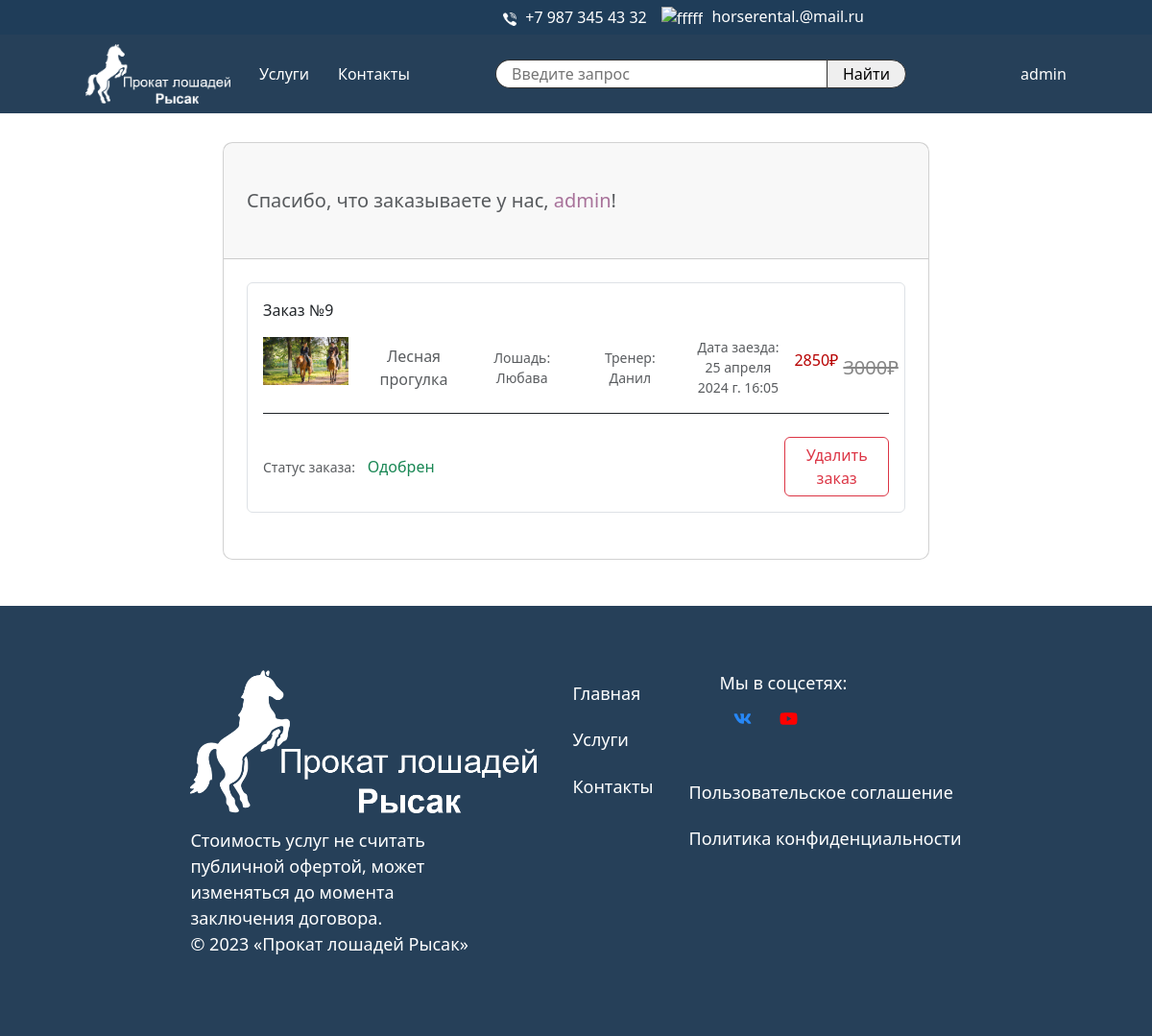
The page /auth/my_orders/admin/ on the database as committed earlier.
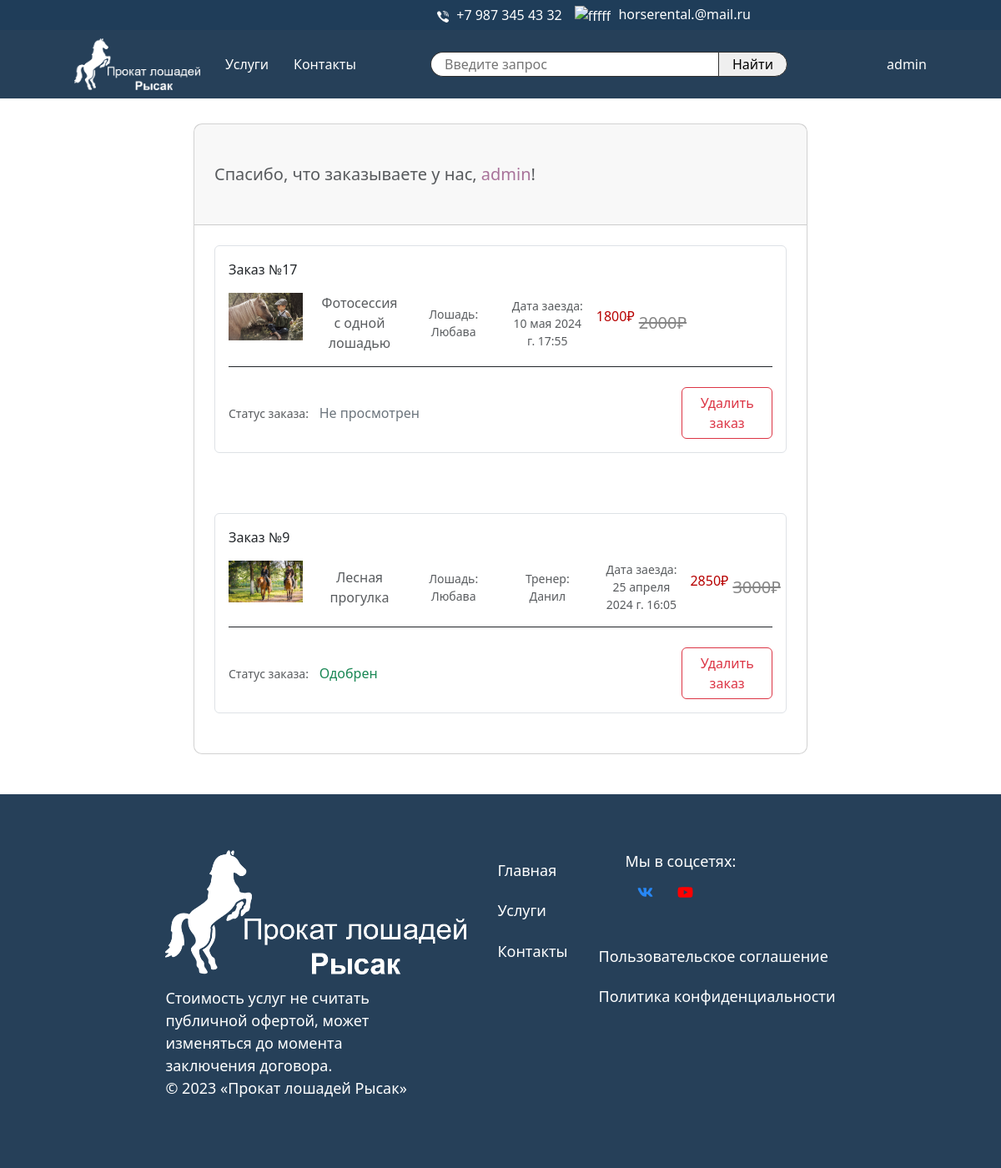
The same page on the database as committed later.
### horse/models.py (models this page shows, shortened)
class Order(models.Model):
    class Status(models.TextChoices):
        new = 'new', 'Не просмотрен'
        access = 'access', 'Одобрен'
        danger = 'danger', 'Отказан'
    services = models.ForeignKey(Services, on_delete=models.CASCADE, blank=False, null=False, verbose_name='Услуга')
    user = models.ForeignKey(User, on_delete=models.CASCADE, verbose_name='Пользователь')
    date_start = models.DateTimeField(auto_now_add=False, verbose_name='Дата заезда')
    date_of_create = models.DateTimeField(auto_now=True, verbose_name='Дата заказа')
    trainer = models.ForeignKey(Trainer, on_delete=models.SET_NULL, blank=True, null=True, verbose_name='Тренер')
    horse = models.ForeignKey(Horse, on_delete=models.SET_NULL, blank=True, null=True, verbose_name='Лошадь')
    status = models.CharField(max_length=20, choices=Status.choices, default=Status.new, verbose_name='Статус заказа')
    class Meta:
        ordering = ('-date_of_create',)
        verbose_name = 'Заказ'
        verbose_name_plural = 'Заказы'
    def __str__(self):
        return f'Заказ №{self.id}'

class Services(models.Model):
    service_name = models.CharField(max_length=30, verbose_name='Наименование')
    service_img = models.ImageField(upload_to='%Y/%m/%d/', verbose_name='Фото')
    service_sell = models.IntegerField(verbose_name='Цена')
    sale = models.IntegerField('Скидка в процентах', null=True, default=0)
    horse = models.ManyToManyField(Horse, verbose_name='Порода', blank=True, symmetrical=False)
    trainer = models.ManyToManyField(Trainer, verbose_name='Тренер', blank=True, symmetrical=True)
    training = models.ForeignKey(Training, on_delete=models.CASCADE, verbose_name='Тренировки')
    route = models.ForeignKey(Route, on_delete=models.CASCADE, verbose_name='Описание')
    class Meta:
        ordering = ('service_name',)
        verbose_name = 'Услуга'
        verbose_name_plural = 'Услуги'
    @property
    def sell(self):
        return int(self.service_sell * (100 - self.sale) / 100)

class Horse(models.Model):
    horse_name = models.CharField(max_length=30, verbose_name='Имя')
    horse_img = models.ImageField(upload_to='%Y/%m/%d/', verbose_name='Фото')
    breed = models.CharField(max_length=30, verbose_name='Порода')
    status = models.CharField(max_length=50, verbose_name='Статус')
    birthday = models.DateField(auto_now_add=False, verbose_name='День рождения')
    trainer = models.ManyToManyField(Trainer, verbose_name='Тренер')
    class Meta:
        ordering = ('horse_name',)
        verbose_name = 'Лошадь'
        verbose_name_plural = 'Лошади'
    def __str__(self):
        return self.horse_name

class Trainer(models.Model):
    name = models.CharField(max_length=30, verbose_name='Имя')
    image = models.ImageField(upload_to='%Y/%m/%d/', verbose_name='Фото')
    sername = models.CharField(max_length=30, verbose_name='Фамилия')
    lastname = models.CharField(max_length=30, verbose_name='Отчество', blank=True)
    date_of_employment = models.DateField(auto_now_add=False, verbose_name='Дата устройства')
    types_training_name = models.ForeignKey(Types_of_training, on_delete=models.CASCADE, verbose_name='Виды тренировок')
    class Meta:
        ordering = ('name',)
        verbose_name = 'Тренер'
        verbose_name_plural = 'Тренера'
    def __str__(self):
        return self.name

### horse_reg/views.py (the view)
# urls.py: path('my_orders/<str:username>/', views.my_orders, name='my_orders'),
def my_orders(request, username):
    user = get_object_or_404(User, username=username)
    order = Order.objects.filter(user=user)
    return render(request, 'horse_reg/my_orders.html', {'user': user, 'order': order})

### horse_reg/templates/horse_reg/my_orders.html (shortened to what the changed rows need)
{% extends 'layout.html' %}
{% load static %}
{% load thumbnail %}
{% block content %}
    <section style="margin-top: 100px;" class="h-100 gradient-custom">
        <div class="container py-5 h-100">
            <div class="row d-flex justify-content-center align-items-center h-100">
                <div class="col-lg-10 col-xl-8">
                    <div class="card" style="border-radius: 10px;">
                        {% for item in order %}
                            <div class="card-body p-4">
                                <div class="card shadow-0 border mb-4">
                                    <div class="card-body">
                                        <p>{{ item }}</p>
                                        <div class="row">
                                            <div class="col-md-2">
                                                <img src="{{ item.services.service_img.url }}"
                                                     class="img-fluid" alt="Phone">
                                            </div>
                                            <div class="col-md-2 text-center d-flex justify-content-center align-items-center">
                                                <p class="text-muted mb-0">{{ item.services.service_name }}</p>
                                            </div>
                                            <div class="col-md-2 text-center d-flex justify-content-center align-items-center">
                                                <p class="text-muted mb-0 small">Лошадь: {{ item.horse }}</p>
                                            </div>
                                            {% if item.trainer != null %}
                                                <div class="col-md-2 text-center d-flex justify-content-center align-items-center">
                                                    <p class="text-muted mb-0 small">Тренер: {{ item.trainer }}</p>
                                                </div>
                                            {% endif %}
                                            <div class="col-md-2 text-center d-flex justify-content-center align-items-center">
                                                <p class="text-muted mb-0 small">Дата заезда: {{ item.date_start }}</p>
                                            </div>
                                            <div class="col-md-2 text-center d-flex justify-content-center align-items-center">
                                                <p class="text-muted mb-0 small">
                                                    {% if item.services.sale %}
                                                        <p style="color: #b70000">{{ item.services.sell }}₽</p>
                                                        <span style="font-size: 20px; color: #868686; padding-left: 5px; text-decoration: line-through;"> {{ item.services.service_sell }}₽ </span>
                                                    {% else %}
                                                        <p style="color: #b70000">{{ item.services.service_sell }}₽</p>
                                                    {% endif %}
                                                </p>
                                            </div>
                                        </div>
                                        <hr class="mb-4" style="background-color: #e0e0e0; opacity: 1;">
                                        <div class="d-flex align-items-center">
                                            <div class="col-md-2">
                                                <p class="text-muted mb-0 small">Статус заказа: </p>
                                            </div>
                                            <div class="col-md d-flex">
                                                {% if item.status == 'new' %}
                                                    <p class="text-secondary mb-0">{{ item.get_status_display }}</p>
                                                {% elif item.status == 'access' %}
                                                    <p class="text-success mb-0">{{ item.get_status_display }}</p>
                                                {% else %}
                                                    <p class="text-danger mb-0">{{ item.get_status_display }}</p>
                                                {% endif %}
                                            </div>
                                            <div class="col-md-2">
                                                <a class="btn btn-outline-danger"
                                                   href="{% url 'reg:delete_my_orders' item.id %}">Удалить заказ</a>
                                            </div>
                                        </div>
                                    </div>
                                </div>
                            </div>
                        {% endfor %}
                    </div>
                </div>
            </div>
    </section>
{% endblock %}

Rows that differ between the two databases and show on the page:
added Order: id "Заказ №17", services.service_img (picture), services.service_name "Фотосессия с одной лошадью", horse "Любава", date_start "10 мая 2024 г. 17:55", services.sell "1800", services.service_sell "2000", status "Не просмотрен"
